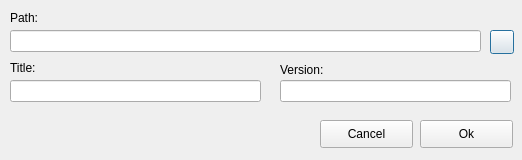
<?xml version="1.0" encoding="UTF-8"?>
<ui version="4.0">
 <class>Dialog</class>
 <widget class="QDialog" name="Dialog">
  <property name="geometry">
   <rect>
    <x>0</x>
    <y>0</y>
    <width>522</width>
    <height>160</height>
   </rect>
  </property>
  <property name="windowTitle">
   <string>Import Zone KMV Testplan </string>
  </property>
  <widget class="QLabel" name="label">
   <property name="geometry">
    <rect>
     <x>10</x>
     <y>10</y>
     <width>221</width>
     <height>16</height>
    </rect>
   </property>
   <property name="text">
    <string>Path:</string>
   </property>
  </widget>
  <widget class="QLineEdit" name="lePath">
   <property name="geometry">
    <rect>
     <x>10</x>
     <y>30</y>
     <width>471</width>
     <height>22</height>
    </rect>
   </property>
  </widget>
  <widget class="QPushButton" name="BtnDir">
   <property name="geometry">
    <rect>
     <x>490</x>
     <y>30</y>
     <width>24</width>
     <height>24</height>
    </rect>
   </property>
   <property name="sizePolicy">
    <sizepolicy hsizetype="Fixed" vsizetype="Fixed">
     <horstretch>0</horstretch>
     <verstretch>0</verstretch>
    </sizepolicy>
   </property>
   <property name="minimumSize">
    <size>
     <width>24</width>
     <height>24</height>
    </size>
   </property>
   <property name="maximumSize">
    <size>
     <width>24</width>
     <height>24</height>
    </size>
   </property>
   <property name="text">
    <string/>
   </property>
   <property name="icon">
    <iconset>
     <normaloff>../Templates/Oxygen-Icons.org-Oxygen-Places-folder-blue.ico</normaloff>../Templates/Oxygen-Icons.org-Oxygen-Places-folder-blue.ico</iconset>
   </property>
   <property name="iconSize">
    <size>
     <width>18</width>
     <height>18</height>
    </size>
   </property>
  </widget>
  <widget class="QLineEdit" name="leTitle">
   <property name="geometry">
    <rect>
     <x>10</x>
     <y>80</y>
     <width>251</width>
     <height>22</height>
    </rect>
   </property>
  </widget>
  <widget class="QLineEdit" name="leVersion">
   <property name="geometry">
    <rect>
     <x>280</x>
     <y>80</y>
     <width>231</width>
     <height>22</height>
    </rect>
   </property>
  </widget>
  <widget class="QLabel" name="label_2">
   <property name="geometry">
    <rect>
     <x>10</x>
     <y>60</y>
     <width>221</width>
     <height>16</height>
    </rect>
   </property>
   <property name="text">
    <string>Title:</string>
   </property>
  </widget>
  <widget class="QLabel" name="label_3">
   <property name="geometry">
    <rect>
     <x>280</x>
     <y>60</y>
     <width>101</width>
     <height>20</height>
    </rect>
   </property>
   <property name="text">
    <string>Version:</string>
   </property>
  </widget>
  <widget class="QPushButton" name="BtnCancel">
   <property name="geometry">
    <rect>
     <x>320</x>
     <y>120</y>
     <width>93</width>
     <height>28</height>
    </rect>
   </property>
   <property name="text">
    <string>Cancel</string>
   </property>
  </widget>
  <widget class="QPushButton" name="BtnOk">
   <property name="geometry">
    <rect>
     <x>420</x>
     <y>120</y>
     <width>93</width>
     <height>28</height>
    </rect>
   </property>
   <property name="text">
    <string>Ok</string>
   </property>
  </widget>
 </widget>
 <resources/>
 <connections/>
</ui>
